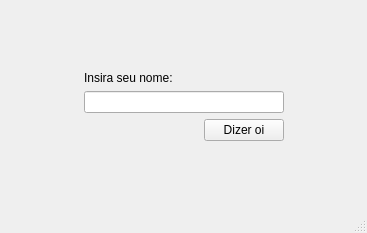
<?xml version="1.0" encoding="UTF-8"?>
<ui version="4.0">
 <class>MainWindow</class>
 <widget class="QMainWindow" name="MainWindow">
  <property name="geometry">
   <rect>
    <x>0</x>
    <y>0</y>
    <width>367</width>
    <height>233</height>
   </rect>
  </property>
  <property name="windowTitle">
   <string>Hello App</string>
  </property>
  <widget class="QWidget" name="centralwidget">
   <layout class="QVBoxLayout" name="verticalLayout_2">
    <item>
     <spacer name="verticalSpacer">
      <property name="orientation">
       <enum>Qt::Vertical</enum>
      </property>
      <property name="sizeHint" stdset="0">
       <size>
        <width>20</width>
        <height>27</height>
       </size>
      </property>
     </spacer>
    </item>
    <item>
     <layout class="QHBoxLayout" name="horizontalLayout_2">
      <item>
       <spacer name="horizontalSpacer_2">
        <property name="orientation">
         <enum>Qt::Horizontal</enum>
        </property>
        <property name="sizeHint" stdset="0">
         <size>
          <width>40</width>
          <height>20</height>
         </size>
        </property>
       </spacer>
      </item>
      <item>
       <layout class="QVBoxLayout" name="verticalLayout">
        <item>
         <widget class="QLabel" name="label">
          <property name="text">
           <string>Insira seu nome:</string>
          </property>
         </widget>
        </item>
        <item>
         <widget class="QLineEdit" name="name_input">
          <property name="minimumSize">
           <size>
            <width>200</width>
            <height>0</height>
           </size>
          </property>
         </widget>
        </item>
        <item>
         <layout class="QHBoxLayout" name="horizontalLayout">
          <item>
           <spacer name="horizontalSpacer">
            <property name="orientation">
             <enum>Qt::Horizontal</enum>
            </property>
            <property name="sizeHint" stdset="0">
             <size>
              <width>40</width>
              <height>20</height>
             </size>
            </property>
           </spacer>
          </item>
          <item>
           <widget class="QPushButton" name="say_hello_button">
            <property name="text">
             <string>Dizer oi</string>
            </property>
           </widget>
          </item>
         </layout>
        </item>
       </layout>
      </item>
      <item>
       <spacer name="horizontalSpacer_3">
        <property name="orientation">
         <enum>Qt::Horizontal</enum>
        </property>
        <property name="sizeHint" stdset="0">
         <size>
          <width>40</width>
          <height>20</height>
         </size>
        </property>
       </spacer>
      </item>
     </layout>
    </item>
    <item>
     <spacer name="verticalSpacer_2">
      <property name="orientation">
       <enum>Qt::Vertical</enum>
      </property>
      <property name="sizeHint" stdset="0">
       <size>
        <width>20</width>
        <height>27</height>
       </size>
      </property>
     </spacer>
    </item>
   </layout>
  </widget>
  <widget class="QMenuBar" name="menubar">
   <property name="geometry">
    <rect>
     <x>0</x>
     <y>0</y>
     <width>367</width>
     <height>26</height>
    </rect>
   </property>
  </widget>
  <widget class="QStatusBar" name="statusbar"/>
 </widget>
 <resources/>
 <connections/>
</ui>
